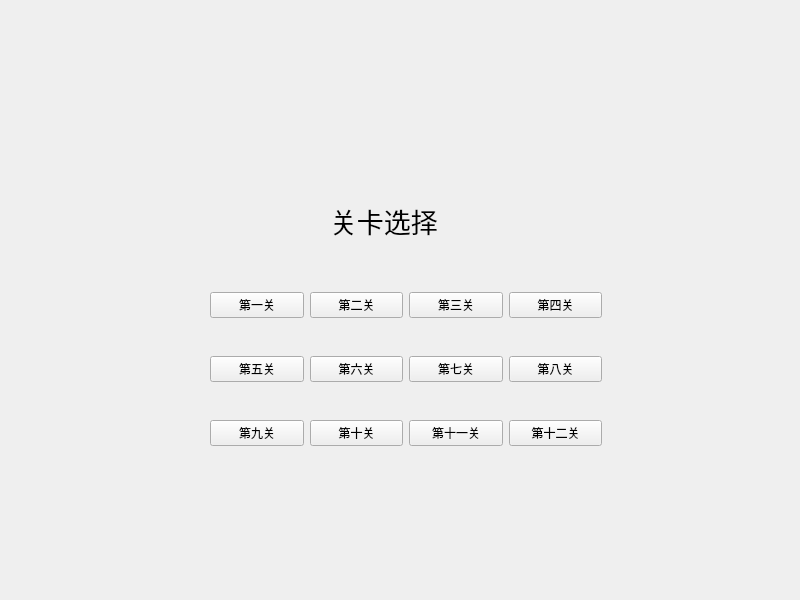
<?xml version="1.0" encoding="UTF-8"?>
<ui version="4.0">
 <class>ChooseLevelWidget</class>
 <widget class="QWidget" name="ChooseLevelWidget">
  <property name="geometry">
   <rect>
    <x>0</x>
    <y>0</y>
    <width>800</width>
    <height>600</height>
   </rect>
  </property>
  <property name="minimumSize">
   <size>
    <width>800</width>
    <height>600</height>
   </size>
  </property>
  <property name="maximumSize">
   <size>
    <width>800</width>
    <height>600</height>
   </size>
  </property>
  <property name="windowTitle">
   <string>Form</string>
  </property>
  <widget class="QLabel" name="label_2">
   <property name="geometry">
    <rect>
     <x>-22</x>
     <y>0</y>
     <width>825</width>
     <height>600</height>
    </rect>
   </property>
   <property name="minimumSize">
    <size>
     <width>800</width>
     <height>600</height>
    </size>
   </property>
   <property name="maximumSize">
    <size>
     <width>1000</width>
     <height>1000</height>
    </size>
   </property>
   <property name="text">
    <string/>
   </property>
   <property name="pixmap">
    <pixmap resource="res.qrc">:/resources/jspvz/chooselevelbk.png</pixmap>
   </property>
  </widget>
  <widget class="QWidget" name="widget" native="true">
   <property name="geometry">
    <rect>
     <x>190</x>
     <y>250</y>
     <width>431</width>
     <height>231</height>
    </rect>
   </property>
   <widget class="QWidget" name="">
    <property name="geometry">
     <rect>
      <x>20</x>
      <y>10</y>
      <width>392</width>
      <height>221</height>
     </rect>
    </property>
    <layout class="QGridLayout" name="gridLayout">
     <item row="0" column="0">
      <widget class="QPushButton" name="pushButton_1">
       <property name="font">
        <font>
         <family>楷体</family>
        </font>
       </property>
       <property name="text">
        <string>第一关</string>
       </property>
      </widget>
     </item>
     <item row="0" column="1">
      <widget class="QPushButton" name="pushButton_2">
       <property name="font">
        <font>
         <family>楷体</family>
        </font>
       </property>
       <property name="text">
        <string>第二关</string>
       </property>
      </widget>
     </item>
     <item row="0" column="2">
      <widget class="QPushButton" name="pushButton_3">
       <property name="font">
        <font>
         <family>楷体</family>
        </font>
       </property>
       <property name="text">
        <string>第三关</string>
       </property>
      </widget>
     </item>
     <item row="0" column="3">
      <widget class="QPushButton" name="pushButton_4">
       <property name="font">
        <font>
         <family>楷体</family>
        </font>
       </property>
       <property name="text">
        <string>第四关</string>
       </property>
      </widget>
     </item>
     <item row="1" column="0">
      <widget class="QPushButton" name="pushButton_6">
       <property name="font">
        <font>
         <family>楷体</family>
        </font>
       </property>
       <property name="text">
        <string>第五关</string>
       </property>
      </widget>
     </item>
     <item row="1" column="1">
      <widget class="QPushButton" name="pushButton_8">
       <property name="font">
        <font>
         <family>楷体</family>
        </font>
       </property>
       <property name="text">
        <string>第六关</string>
       </property>
      </widget>
     </item>
     <item row="1" column="2">
      <widget class="QPushButton" name="pushButton_5">
       <property name="font">
        <font>
         <family>楷体</family>
        </font>
       </property>
       <property name="text">
        <string>第七关</string>
       </property>
      </widget>
     </item>
     <item row="1" column="3">
      <widget class="QPushButton" name="pushButton_7">
       <property name="font">
        <font>
         <family>楷体</family>
        </font>
       </property>
       <property name="text">
        <string>第八关</string>
       </property>
      </widget>
     </item>
     <item row="2" column="0">
      <widget class="QPushButton" name="pushButton_11">
       <property name="font">
        <font>
         <family>楷体</family>
        </font>
       </property>
       <property name="text">
        <string>第九关</string>
       </property>
      </widget>
     </item>
     <item row="2" column="1">
      <widget class="QPushButton" name="pushButton_10">
       <property name="font">
        <font>
         <family>楷体</family>
        </font>
       </property>
       <property name="text">
        <string>第十关</string>
       </property>
      </widget>
     </item>
     <item row="2" column="2">
      <widget class="QPushButton" name="pushButton_9">
       <property name="font">
        <font>
         <family>楷体</family>
        </font>
       </property>
       <property name="text">
        <string>第十一关</string>
       </property>
      </widget>
     </item>
     <item row="2" column="3">
      <widget class="QPushButton" name="pushButton_12">
       <property name="font">
        <font>
         <family>楷体</family>
        </font>
       </property>
       <property name="text">
        <string>第十二关</string>
       </property>
      </widget>
     </item>
    </layout>
   </widget>
  </widget>
  <widget class="QLabel" name="label">
   <property name="geometry">
    <rect>
     <x>330</x>
     <y>200</y>
     <width>131</width>
     <height>41</height>
    </rect>
   </property>
   <property name="font">
    <font>
     <family>楷体</family>
     <pointsize>20</pointsize>
    </font>
   </property>
   <property name="text">
    <string>关卡选择</string>
   </property>
  </widget>
 </widget>
 <resources>
  <include location="res.qrc"/>
 </resources>
 <connections/>
</ui>
